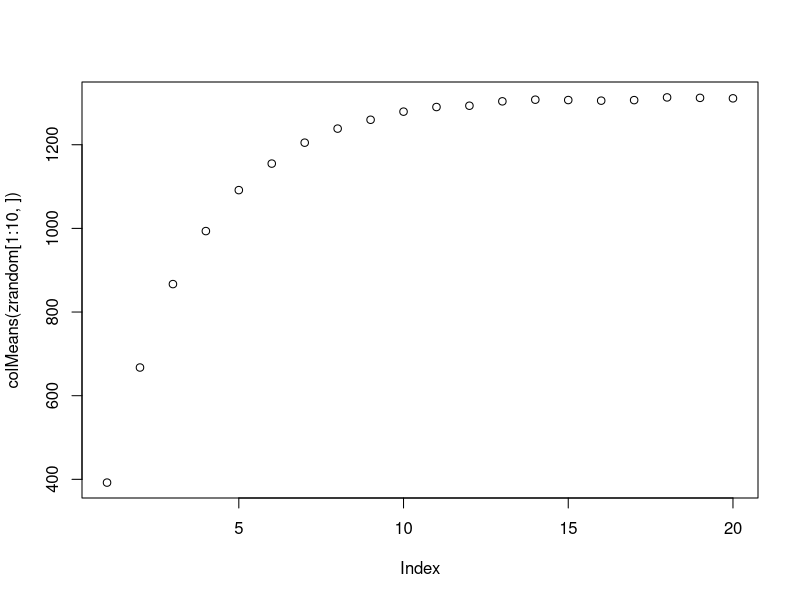

This chart was generated by the following R code: (Note: a time limit stopped this script after it produced the figure.)
library(ggplot2)

#MESOUDI MODEL V2
# 4/10/18
N <- 100
n <- 100
ci <- 10
cs <- 5
l <- 1000
mi <- 0
ms <- 0
nRounds <- 20


############################################
# 10 replicates x 3 for each learning bias condition

##############################################
##
## RANDOM COPYING 
##
#save population-level complexity levels for each of the 10 runs and 20 time steps
zrandom <- matrix(0,nrow=10, ncol=20)
#run 10 replicates
for (run in c(1:10)){
    print(paste("run ",run))
    z1 <- NULL
	#repertoire matrix
	#m[i,j] = trait value that agent i has for complexity level j
    m <- matrix(0,nrow=N, ncol=0)
	#reward matrix
	# r[i,j] = payoff for trait i at level j
    r <- matrix(0, nrow=n, ncol=0)
    #SIMULATION
    for (j in c(1:nRounds)){
        #replace pop with N naive individuals
        m_naive <- matrix(0, nrow=N, ncol=ncol(m))
        #assign list of effort budgets for each individual
        e <- rep(l,N)
        # for every naive individual
        for (i in c(1:N)){
            ##random copying
             #pick a model
             model <- sample(c(1:N),1)
             s <-1
			 #max s level of model
             smax <- which(m[model,]!=0)[length(which(m[model,]!=0))]
			 #for each s-level the model knows, while the learner still has effort budget
             while(length(smax) && e[i]>0 && s <= smax){
				 #learn that s level
                 m_naive[i,s] <- m[model,s]
				 #cost
                 e[i] <- e[i]-cs
                 s<-s+1
                 }
            #INNOVATION  
			#while learner has effort budget left 
            while(e[i] >0){
                #find the first s level the individual doesn't know
                if(any(m_naive[i,]==0)){
                    new <- which(m_naive[i,]==0)[1] #in case other individuals know more levels than this learner
                }else{
					#if the individual knows all the levels the population knows
                    new <- length(m_naive[i,])+1
					#create reward distribution for new s level
                    r <- cbind(r, rexp(n,rate=1))
                    r[,new] <- round(2*(r[,new]^2))
					#add empty s-level to repertoire matrix
                    m_naive <- cbind(m_naive, rep(0,N)) 
                }
                #pick a trait at random at level new and learn it
                #sample n traits
                nt <- sample(c(1:n),n)
				#skip traits if reward is zero
                ii <-1
                while(r[nt[ii],new] == 0){
                    ii <- ii+1
	                #learning is costly even if unsuccessful
	                e[i] <- e[i]-ci
                }
                if (ii<=n & e[i]>0){
					#learn new trait
                    m_naive[i,new] <- nt[ii]
	                #learning is costly
	                e[i] <- e[i]-ci
                }else if(e[i] <=0){
	                	break
	                }
            }
        }
		#update repertoire matrix
        m <- m_naive    
        #figure out average population complexity at each time round
        #   mean individual fitness
        zpop <- NULL
		#for each individual
        for(i in c(1:N)){
            smax <- which(m[i,]!=0)[length(which(m[i,]!=0))]
            zi <- 0
			#for each s-level that individual knows
            for (s in c(1:smax)){
                zi <- zi + r[m[i,s],s]
            }
			#add to population array
            zpop <- c(zpop,zi)
        }
		#average over individuals
        z1 <- c(z1,mean(zpop))
    }
    zrandom[run,] <- z1
}
plot(colMeans(zrandom[1:10,]))



############################################
###
## INDIRECT BIAS
##
zidb <- matrix(0,nrow=10, ncol=20)
for (run in c(1:10)){
    print(paste("run",run))
    z2 <- NULL    
    m <- matrix(0,nrow=N, ncol=0)
    r <- matrix(0, nrow=n, ncol=0)
    #SIMULATION
    ##
    # INDIRECT BIAS
    for (j in c(1:nRounds)){
        if(floor(j/3) == j/3){
            print(j)
        }
        #replace pop with N naive individuals
        m_naive <- matrix(0, nrow=N, ncol=ncol(m))
        #assign list of effort budgets for each individual
        e <- rep(l,N)
        # for every naive individual
        for (i in c(1:N)){
            # #COPYING
             #indirect bias
             #check with individual has the highest individual fitness
             if(ncol(m)){
                 ifitness <- rep(0,N)
                 for(ind in c(1:n)){
					 smax <- match(0,m[ind,])-1
					 if(is.na(smax)){
						 smax <- length(m[ind,])
					 }
                     for(s in 1:smax){
                         ifitness[ind] <- ifitness[ind]+r[m[ind,s],s]
                     }
                 }
                 if(sum(ifitness>0)){
                     models <-which(ifitness == max(ifitness))
                     if(length(models) == 1){
                         model<-models
                     } else{
                         model <- sample(models,1)
                     }
                     #copy each level one by one
                     s<-1
                     smax <-which(m[model,]!=0)[length(which(m[model,]!=0))]
                     while(length(smax) && e[i]>0 && s<=smax){
                         m_naive[i,s] <- m[model,s]
                         e[i] <- e[i]-cs
                         s<-s+1
                     }
                 }
              }   
            #INNOVATION  
            # find first s-level not known by the individual
            while(e[i] >0){
                #find the first s level the individual doesn't know
                if(any(m_naive[i,]==0)){
                    new <- which(m_naive[i,]==0)[1]
                }else{
                    new <- length(m_naive[i,])+1
                    r <- cbind(r, rexp(n,rate=1))
                    r[,new] <- round(2*(r[,new]^2))
                    m_naive <- cbind(m_naive, rep(0,N)) 
                }
                #pick a trait at random at level new and learn it
                #sample n traits
                nt <- sample(c(1:n),n)
                ii <-1
                #skip is reward is zero
                while(r[nt[ii],new] == 0){
                    ii <- ii+1
	                #learning is costly even if unsuccessful
	                e[i] <- e[i]-ci
                }
                if (ii<=n & e[i]>0){
                    m_naive[i,new] <- nt[ii]
	                #learning is costly even if unsuccessful
	                e[i] <- e[i]-ci
                }else if(e[i]<=0){
                	break
                }
            }
        }
        m <- m_naive    
    
        #figure out average population complexity at each time round
        #   mean individual fitness
        zpop <- NULL
        for(i in c(1:N)){
            smax <- which(m[i,]!=0)[length(which(m[i,]!=0))]
            zi <- 0
            for (s in c(1:smax)){
                zi <- zi + r[m[i,s],s]
            }
            zpop <- c(zpop,zi)
        }
        z2 <- c(z2,mean(zpop))
    }
    zidb[run,] <- z2
}

############################################
###
## DIRECT BIAS
##

zdb <- matrix(0,nrow=10, ncol=20)
for (run in c(1:10)){
    print(paste("run",run))
    z3 <- NULL    
    m <- matrix(0,nrow=N, ncol=0)
    r <- matrix(0, nrow=n, ncol=0)
	#SIMULATION
	##
	# DIRECT BIAS
	for (j in c(1:nRounds)){
	    if(floor(j/3) == j/3){
	        print(j)
	    }
	    #replace pop with N naive individuals
	    m_naive <- matrix(0, nrow=N, ncol=ncol(m))
	    #assign list of effort budgets for each individual
	    e <- rep(l,N)
	    # for every naive individual
	    for (i in c(1:N)){
	        # #COPYING
	        ##
             # direct bias
             if(ncol(m)){
                 s<-1
                 smax <- ncol(m)
                 while(e[i]>0 && s <=smax){
                     #traits that the population knows
                     spop <- m[,s]
					 #check - don't try to learn if level is just zeros (i.e. someone tried to innovate last round, but didn't have enough effort budget)
                     #highest payoff
					 if(sum(spop)==0){
						 break
					 }
                     i_trait <- which(r[spop,s]==max(r[spop,s]))
                     if(length(i_trait) ==1){
                         m_naive[i,s] <- spop[i_trait]
                     } else{
                         m_naive[i,s] <- spop[sample(i_trait,1)]
                     }
                     e[i] <- e[i]-cs
                     s<-s+1   
                 }
             } 
	        #INNOVATION  
	        # find first s-level not known by the individual
	        # while(e[i] > 0){
  # 	            #find the first s level the individual doesn't know
  # 				new <- match(0, m_naive[i,])
  # 				if (is.na(new)){
  # 					new <- length(m_naive[i,])
  # 				}
  #
  # 	            if(any(m_naive[i,]==0)){
  # 	                new <- which(m_naive[i,]==0)[1]
  # 	            }else{
  # 	                new <- length(m_naive[i,])+1
  # 	                r <- cbind(r, rexp(n,rate=1))
  # 	                r[,new] <- round(2*(r[,new]^2))
  # 	                m_naive <- cbind(m_naive, rep(0,N))
  # 	            }
  # 	            #pick a trait at random at level new and learn it
  # 	            #sample n traits
  # 	            nt <- sample(c(1:n),n)
  # 	            ii <-1
  # 	            #skip is reward is zero
  # 	            while(r[nt[ii],new] == 0 & e[i]>0){
  # 	                ii <- ii+1
  # 		            #learning is costly even if unsuccessful
  # 		            e[i] <- e[i]-ci
  # 	            }
  # 	            if (ii<=n & e[i]>0){
  # 	                m_naive[i,new] <- nt[ii]
  # 		            #learning is costly
  # 		            e[i] <- e[i]-ci
  # 	            }else if(e[i]<=0){
  # 	            	break
  # 	            }
  # 	        }
		  	while(e[i] > 0){
		      #find the first s level the individual doesn't know
			new <- match(0, m_naive[i,])
			if (is.na(new)){
				new <- length(m_naive[i,])+1
				#and add another s level to the reward matrix
		          r <- cbind(r, rexp(n,rate=1))
		          r[,new] <- round(2*(r[,new]^2))
		          m_naive <- cbind(m_naive, rep(0,N)) 
				}
		      #pick a trait at random at level new and learn it
		      #sample n traits
		      nt <- sample(c(1:n),n)
		      ii <-1
		      #skip is reward is zero
		      while(r[nt[ii],new] == 0 & e[i]>0){
		          ii <- ii+1
		          #learning is costly even if unsuccessful
		          e[i] <- e[i]-ci
		      }
		      if (ii<=n & e[i]>0){
		          m_naive[i,new] <- nt[ii]
		          #learning is costly 
		          e[i] <- e[i]-ci
		      }else if(e[i]<=0){
		      	break
		      }
		  }
	    }
	    m <- m_naive    
    
	    #figure out average population complexity at each time round
	    #   mean individual fitness
	    zpop <- NULL
	    for(i in c(1:N)){
	        smax <- which(m[i,]!=0)[length(which(m[i,]!=0))]
	        zi <- 0
	        for (s in c(1:smax)){
	            zi <- zi + r[m[i,s],s]
	        }
	        zpop <- c(zpop,zi)
	    }
	    z3 <- c(z3,mean(zpop))
	}
    zdb[run,] <- z3
}

############################
## plot complexity levels over time; 20 timepoints, for each learning bias, averaged over 10 runs

d1 <- data.frame(cbind(c(1:nRounds), colMeans(zrandom), rep(1,nRounds)))
d2 <- data.frame(cbind(c(1:nRounds), colMeans(zidb), rep(2,nRounds)))
d3 <- data.frame(cbind(c(1:nRounds), colMeans(zdb), rep(3,nRounds)))
data <- rbind(d1,d2,d3)
colnames(data)<- c("time", "complexity", "bias")
data$bias <- as.factor(data$bias)

p<- ggplot(data, aes(x=time, y=complexity, col=bias))+
	geom_line() +
	scale_color_discrete(labels=c("random","indirect","direct"))

tiff("/Users/elena/Google Drive/ASU/mesoudi_model/pics/bias.tiff", height=10, width = 15, res=300, units="cm")
p
dev.off()
